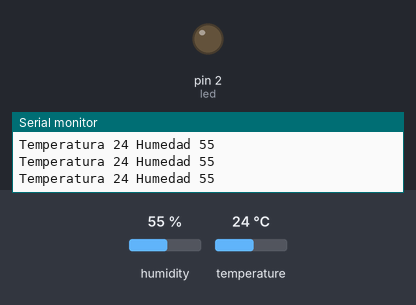
A sketch run on a simulated Arduino Uno, built with avr-gcc and run on an emulated ATmega328P. Shown: output pins drawn as LEDs (lit = HIGH), the last lines printed to the serial monitor. The test bench sets the inputs (shaded band); at power-on: temperature 24 °C, humidity 55 %.

Above: at 2.8 s.
2.9 s: temperature set to 26 °C
5.7 s: temperature set to 29 °C
At 7.7 s:
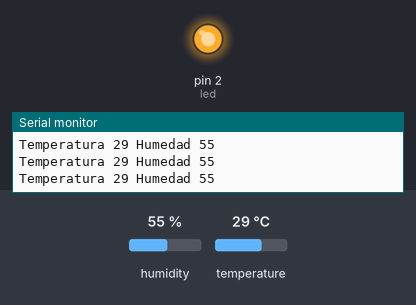
Timing chart, 0 to 9.2 s (numbered marks = the images above; inputs shaded):
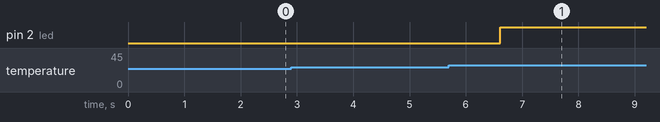

The sketch:

DHT11.ino
```cpp
#include <DHT.h>
#include <DHT_U.h>
 int led =2;
 int SENSOR = 3;
 int temperatura;
 int humedad;

 DHT dht(SENSOR, DHT11);

void setup() {
  Serial.begin(9600);
  dht.begin();
  pinMode(led, OUTPUT);

}

void loop() {
 temperatura = dht.readTemperature();
 humedad = dht.readHumidity();
 delay(1);
 Serial.print("Temperatura ");
 Serial.print(temperatura);
 Serial.print(" Humedad ");
 Serial.println(humedad);
 delay(500);

 if (temperatura >=28){

  digitalWrite(led,HIGH);
  }


}
```

Measured:
- the behaviour switches between 27 and 28 °C on temperature (found by bisection; images 0 and 1)
- after the input at 5.7 s, pin 2 (led): LOW → HIGH after 0.91 s
